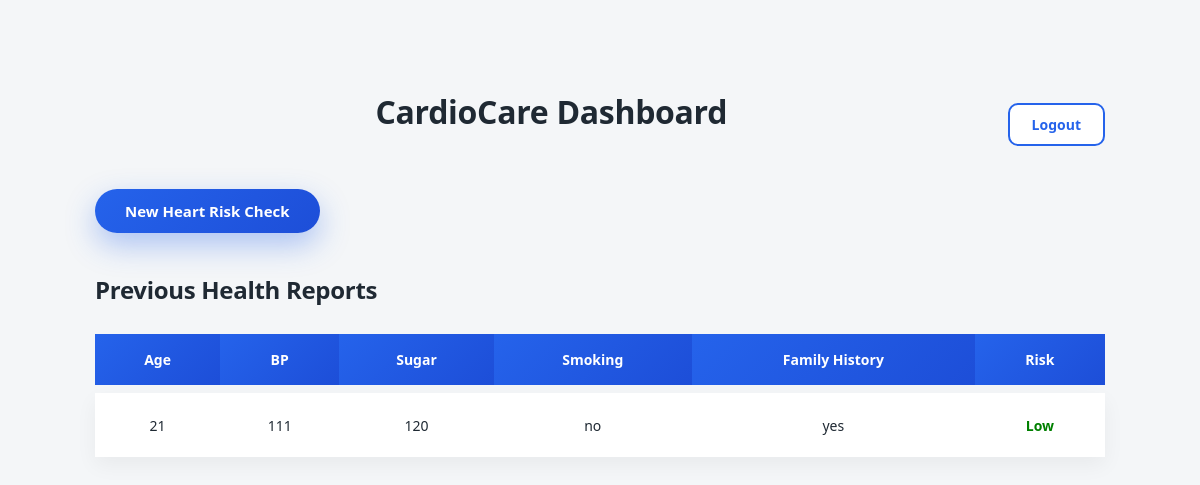
Before: /dashboard (signed in) with the older database file.
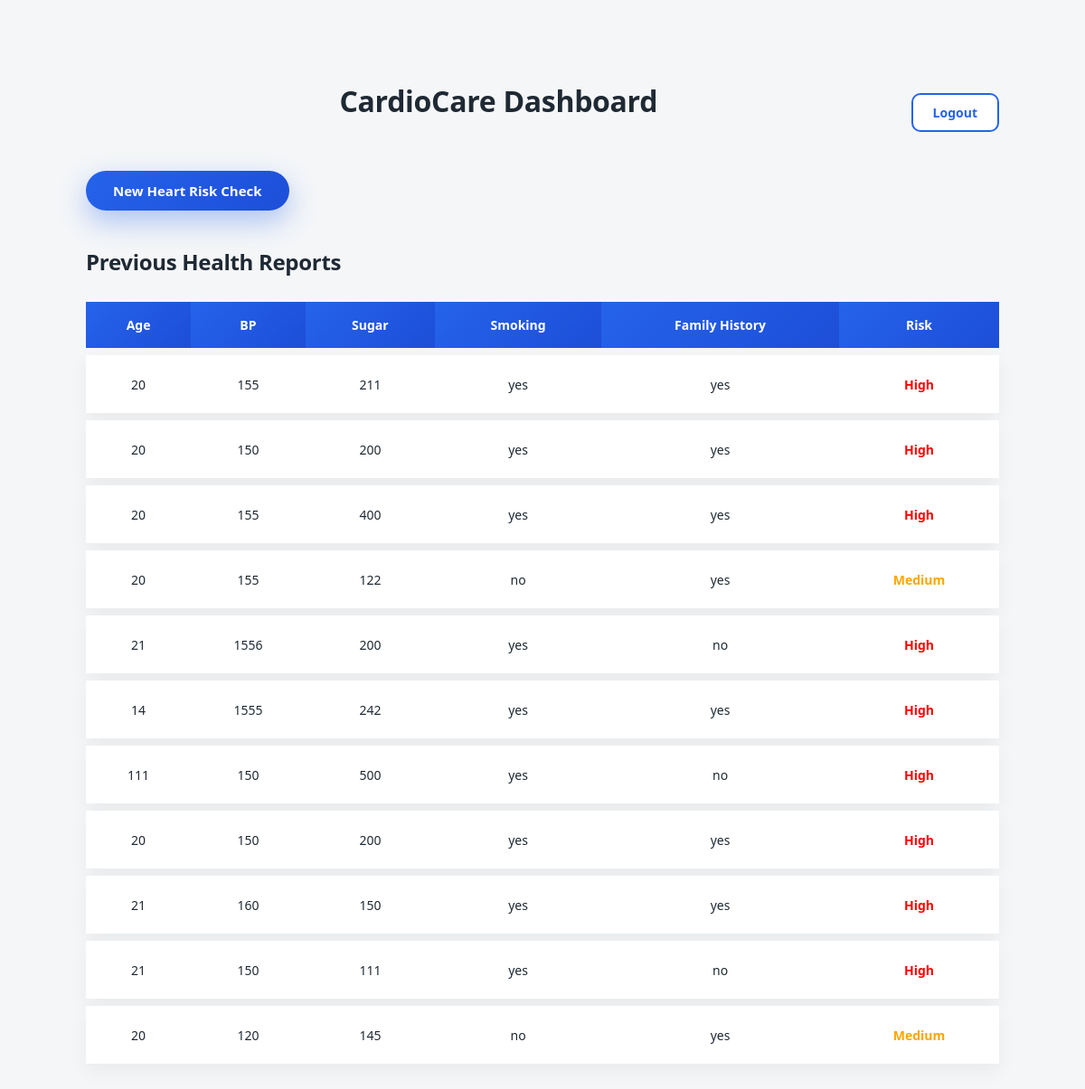
After: the same page with the newer database file.
### tables this page shows
CREATE TABLE health_records (
            id INTEGER PRIMARY KEY AUTOINCREMENT,
            user_id INTEGER,
            age INTEGER,
            bp INTEGER,
            sugar INTEGER,
            smoking TEXT,
            family_history TEXT,
            risk TEXT
        );

### app.py (the view)
@app.route("/dashboard")
def dashboard():
    if "user_id" not in session:
        return redirect(url_for("login"))
    conn = get_db_connection()
    records = conn.execute(
        "SELECT * FROM health_records WHERE user_id = ? ORDER BY id DESC",
        (session["user_id"],)
    ).fetchall()
    conn.close()
    has_high_risk = any(r["risk"] == "High" for r in records)
    return render_template(
        "dashboard.html",
        records=records,
        has_high_risk=has_high_risk
    )

### app.py (called while the page is built)
def get_db_connection():
    conn = sqlite3.connect("database.db")
    conn.row_factory = sqlite3.Row
    return conn

### templates/dashboard.html (shortened to what this page needs)
<!DOCTYPE html>
<html lang="en">
<head>
    <link rel="stylesheet" href="{{ url_for('static', filename='style.css') }}">
</head>
<body>
<div class="dashboard">
    <div style="display:flex; justify-content:space-between; align-items:center; margin-bottom:30px;">
        <h1 style="margin:0;"><h1>CardioCare Dashboard</h1>
</h1>
        <a href="{{ url_for('logout') }}" class="btn secondary small-btn">
            Logout
        </a>
    </div>
    <div style="margin: 10px 0 40px 0;">
        <a href="{{ url_for('health') }}" class="btn primary">
            New Heart Risk Check
        </a>
    </div>
    <h2 style="margin-bottom: 20px;">Previous Health Reports</h2>
    <table class="report-table">
        <thead>
            <tr>
                <th>Age</th>
                <th>BP</th>
                <th>Sugar</th>
                <th>Smoking</th>
                <th>Family History</th>
                <th>Risk</th>
            </tr>
        </thead>
        <tbody>
            {% for r in records %}
            <tr>
                <td>{{ r.age }}</td>
                <td>{{ r.bp }}</td>
                <td>{{ r.sugar }}</td>
                <td>{{ r.smoking }}</td>
                <td>{{ r.family_history }}</td>
                <td>
                    {% if r.risk == "High" %}
                        <span style="color:red; font-weight:600;">High</span>
                    {% elif r.risk == "Medium" %}
                        <span style="color:orange; font-weight:600;">Medium</span>
                    {% else %}
                        <span style="color:green; font-weight:600;">Low</span>
                    {% endif %}
                </td>
            </tr>
            {% endfor %}
        </tbody>
    </table>
</div>
</body>
</html>

Changed rows visible on the page:
added health_records: age "20", bp "155", sugar "211", smoking "yes", family_history "yes", risk "High"
added health_records: age "20", bp "150", sugar "200", smoking "yes", family_history "yes", risk "High"
added health_records: age "20", bp "155", sugar "400", smoking "yes", family_history "yes", risk "High"
added health_records: age "20", bp "155", sugar "122", smoking "no", family_history "yes", risk "Medium"
added health_records: age "21", bp "1556", sugar "200", smoking "yes", family_history "no", risk "High"
added health_records: age "14", bp "1555", sugar "242", smoking "yes", family_history "yes", risk "High"
now on this page (row edited): health_records: age "111", bp "150", sugar "500", smoking "yes", family_history "no", risk "High"
now on this page (row edited): health_records: age "20", bp "150", sugar "200", smoking "yes", family_history "yes", risk "High"
now on this page (row edited): health_records: age "21", bp "160", sugar "150", smoking "yes", family_history "yes", risk "High"
now on this page (row edited): health_records: age "21", bp "150", sugar "111", smoking "yes", family_history "no", risk "High"
changed health_records (number 11 of 11 on the later page): age "21" → "20"; bp "111" → "120"; sugar "120" → "145"; risk "Low" → "Medium"
